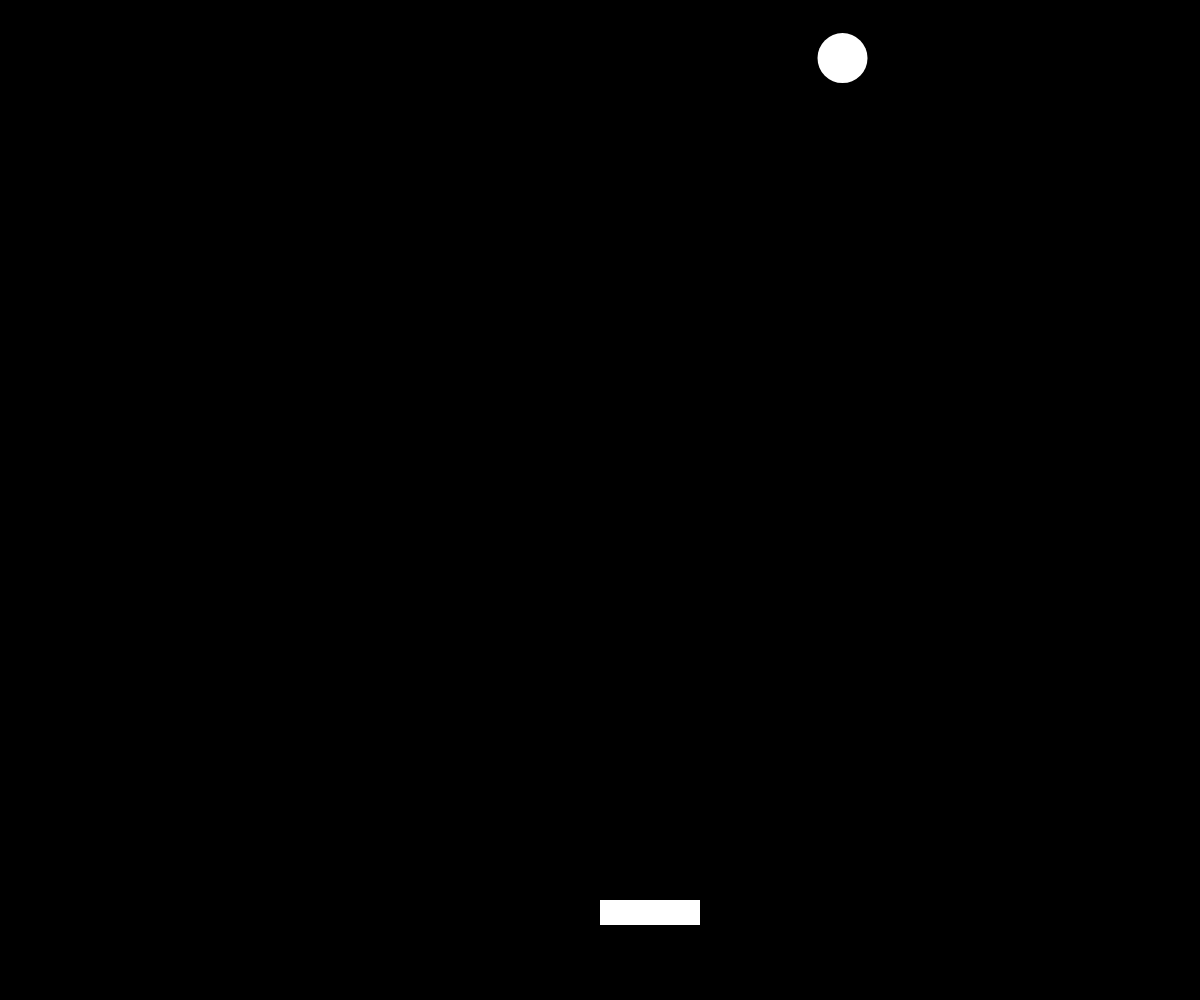
Frame 1 (no input)
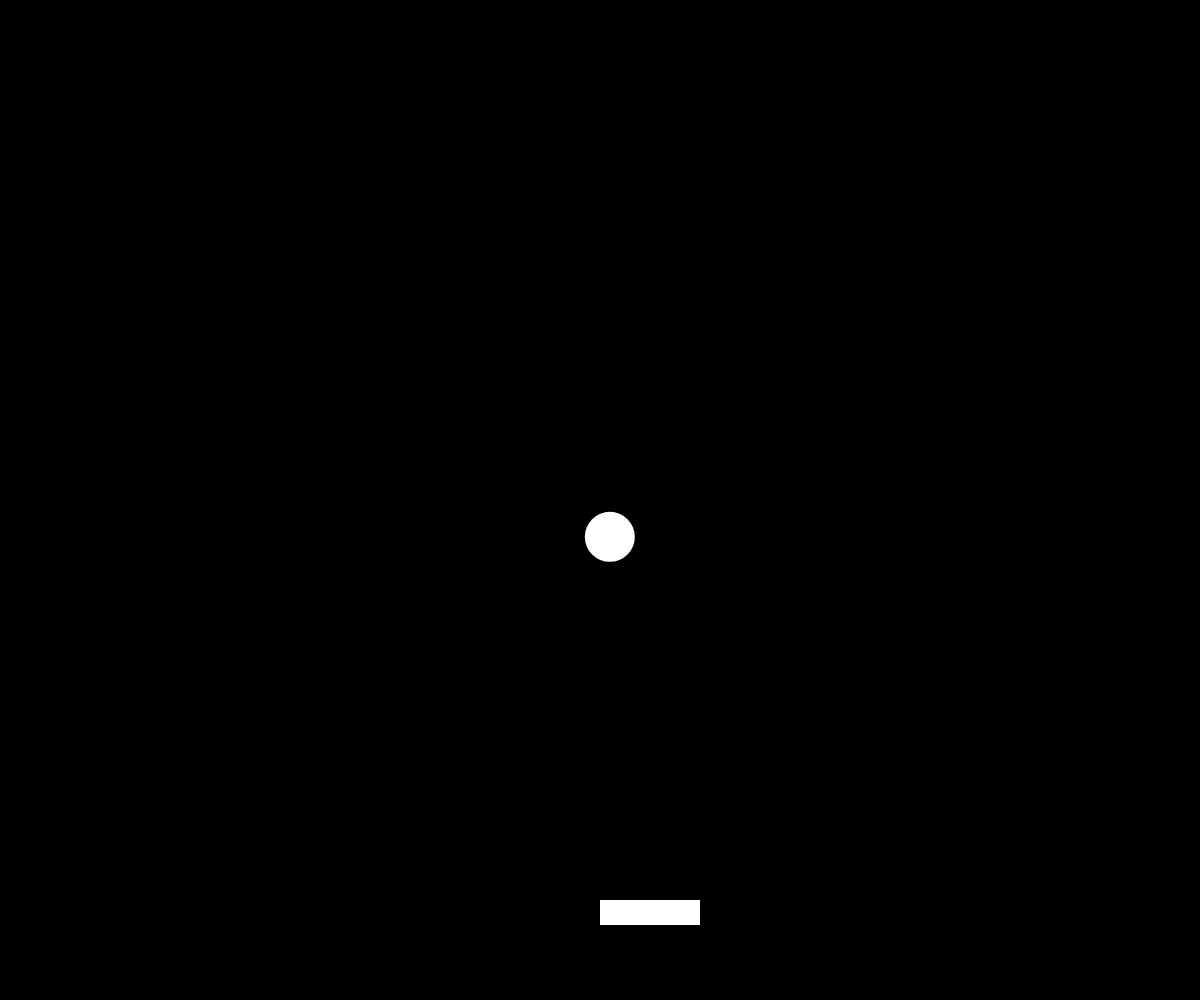
Frame 60 (no input)
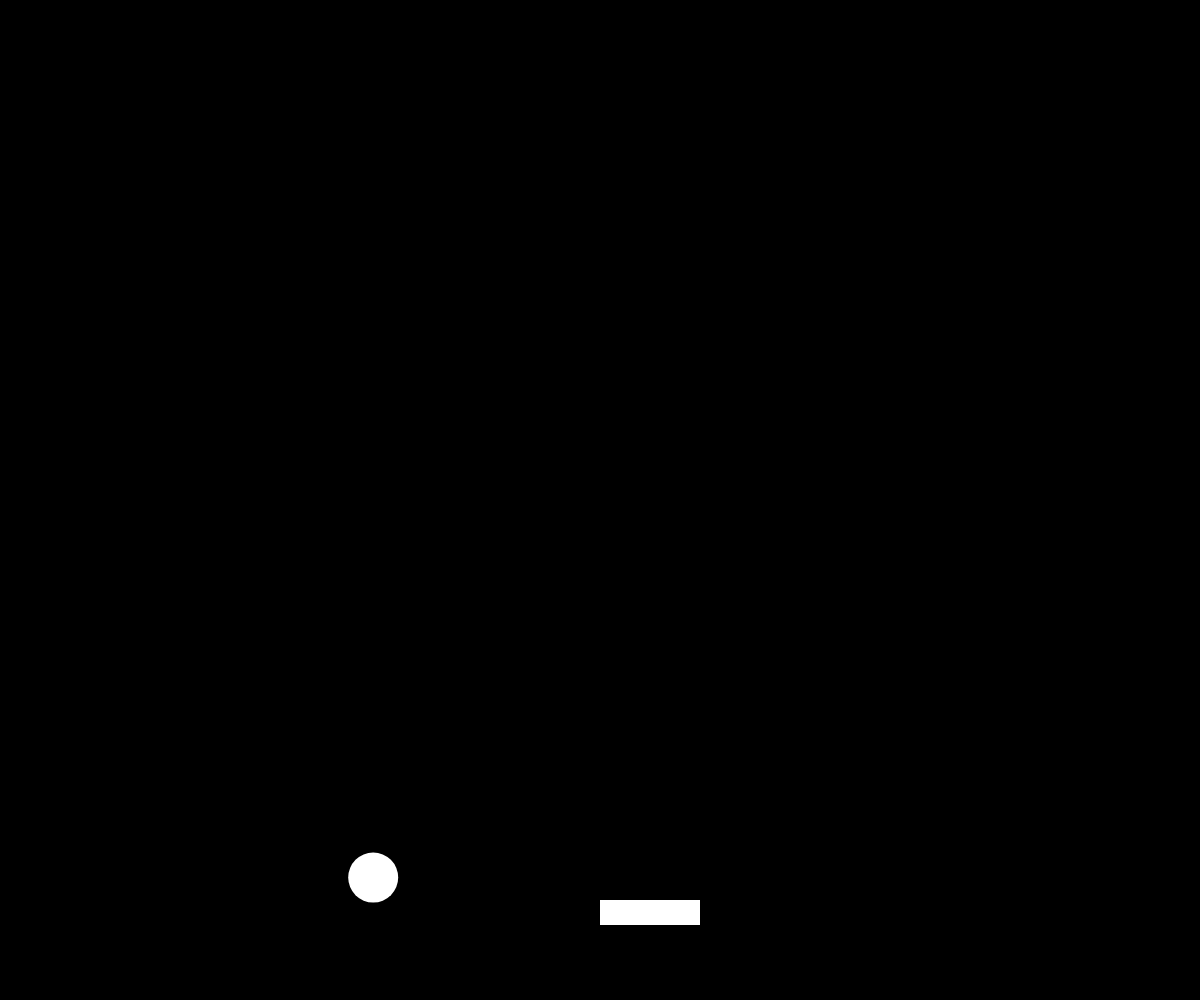
Frame 120 (the mouse pressed at the canvas centre since frame 60)

The p5.js sketch that drew these frames (run headless with seeded random() and noise() and a simulated clock; from frame 60 on, the mouse is pressed at the canvas centre):

// p5.js sketch
// ── sketch.js
// Variables for the ball
let ballPosX;
let ballPosY;
let diameter;
let xBallDir;
let yBallDir;
let xSpeed;
let ySpeed;

// Variables for the paddle
let paddlePosX;
let paddlePosY;
let paddleWidth;
let paddleHeight;
let started;

function setup() {
  createCanvas(windowWidth, windowHeight);
  ballPosX = random(25, width - 25);
  ballPosY = 50;
  diameter = 50;
  xBallDir = random(-5,5);
  yBallDir = random(3,5);
  xSpeed = random(1,2);
  ySpeed = random(1,2);
  paddleWidth = 100;
  paddleHeight = 25; 
  started = false
}

function draw() {
  background(0);
  // Ball bounces off walls
  ballPosX += xSpeed * xBallDir;
  ballPosY += ySpeed * yBallDir ;
  if (ballPosX < diameter/2 || 
      ballPosX > windowWidth - 0.5 * diameter) {
    xSpeed *= -1.001;
  }
  if (ballPosY < diameter/2 || 
      ballPosY > windowHeight - diameter) {
     ySpeed *= -1.001;
  }
  
  // Detect collision with paddle
  if ((ballPosX > paddlePosX &&
      ballPosX < paddlePosX + paddleWidth) &&
      (ballPosY + (diameter/2) >= paddlePosY)) {
    xSpeed *= -1;    
    ySpeed *= -1;
  }
  
  // Draw ball
  fill(255);
  noStroke();
  ellipse(ballPosX, ballPosY, diameter, diameter);
  
  // Update paddle location
  if (!started) {
    paddlePosX = windowWidth / 2;
    paddlePosY = windowHeight - 100;
    started = true;
  }
  
  // Draw paddle
  fill(255);
  noStroke();
  rect(paddlePosX, paddlePosY, paddleWidth, paddleHeight);

  // TODO: Using the spacebar create a game reset button
if ( keyIsPressed && key === ' ') {
  ballPosX = 50;
  ballPosY = 50;
  started = false;
}
}

// TODO: Create a keyPressed() function and inside the function, control the paddle using the right and left arrow keys 

function keyPressed() {
  if( keyCode === LEFT_ARROW) {
    paddlePosX -= 50
  } else if (keyCode === RIGHT_ARROW) {
  paddlePosX += 50
}
}
